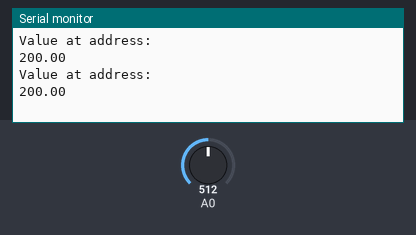
This sketch was run on a simulated Arduino Uno, built with avr-gcc and run on an emulated ATmega328P. Shown: the last lines printed to the serial monitor. The inputs (shaded band) are chosen by the test bench; at power-on: A0 = 512. EEPROM starts erased.

Above: at 6.6 s.
6.7 s: A0 set to 716
At 9.4 s:
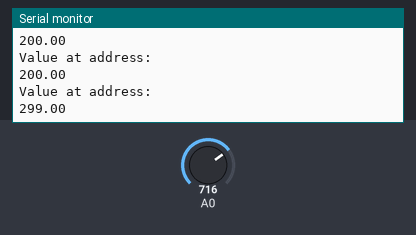
11.1 s: A0 set to 900
At 13.1 s:
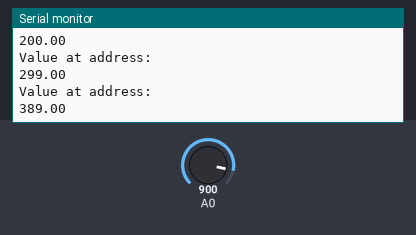
Timing chart, 0 to 14.6 s (numbered marks = the images above; inputs shaded):
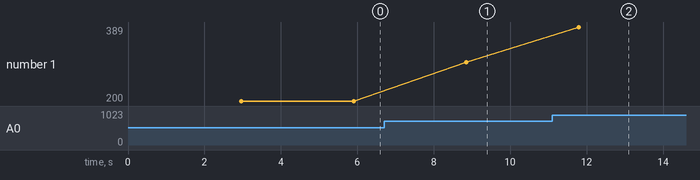

The sketch:

project_21.ino
```cpp
#include <avr/eeprom.h>
#include <avr/io.h>
#include <util/delay.h>

int timer=0;
bool state=0;
int count = 0;

void setup()
{
  pinMode (A0, INPUT);
  Serial.begin(9600);

  TCCR0A=(1<<WGM01);    //Set the CTC mode
  OCR0A=0xF9; //Value for ORC0A for 1ms

  TIMSK0|=(1<<OCIE0A);   //Set the interrupt request
  sei(); //Enable interrupt

  TCCR0B|=(1<<CS01);    //Set the prescale 1/64 clock
  TCCR0B|=(1<<CS00);
}

ISR(TIMER0_COMPA_vect){    //This is the interrupt request
  timer++;
}

void timer_delay(uint8_t seconds) {
  int max_time = seconds*980;
   if(timer>= max_time){
    state=!state;
    timer=0;
     //Serial.println(count++);
  }
}


void loop()
{
  timer_delay(3);
  if (state) {
  int read = analogRead(A0);
  int celsius = (read*5.0 / 1024 - 0.5) * 100;
  float* address = 0;
  if(celsius < 20) {
    address = new float;
  }
  eeprom_write_float(address, celsius);
  state = !state;

    //to test
  Serial.println("Value at address:");
  Serial.println(eeprom_read_float(address));
 }
}
```

Measured:
- after the input at 6.7 s, the serial monitor: prints a new line after 2.1 s (image 1)
- after the input at 11.1 s, the serial monitor: prints a new line after 0.69 s (image 2)
- plotted number 1: 200 → 299 after the input at 6.7 s, 299 → 389 after the input at 11.1 s
